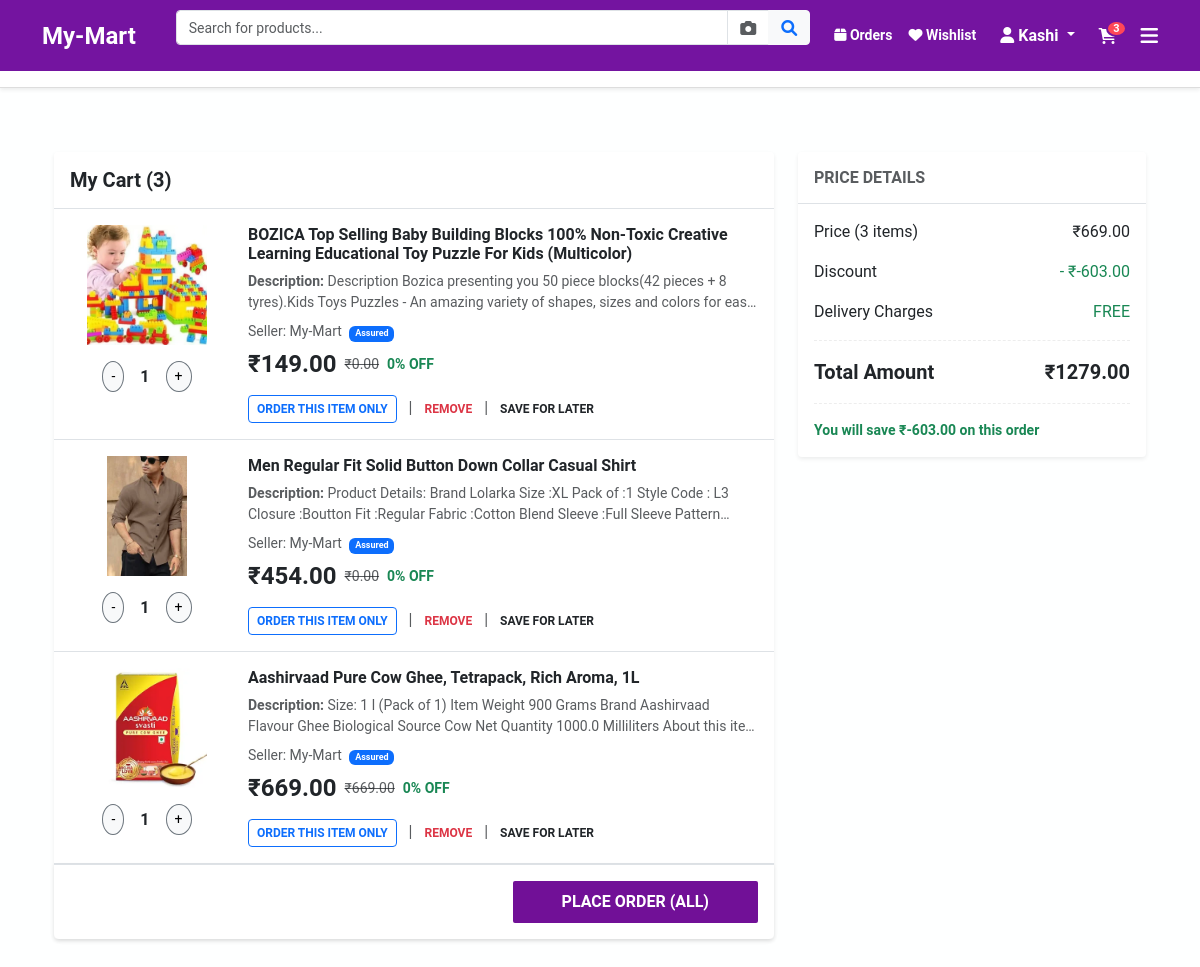
The app's page /cart/ (signed in) with its own data.
### collection/models.py (models this page shows, shortened)
class CartItem(models.Model):
    user = models.ForeignKey(User, on_delete=models.CASCADE)
    product = models.ForeignKey(Product, on_delete=models.CASCADE)
    quantity = models.PositiveIntegerField(default=1)

class Product(models.Model):
    category = models.ForeignKey('Category', on_delete=models.CASCADE, related_name='products')
    name = models.CharField(max_length=200)
    description = models.TextField()
    original_price = models.DecimalField(max_digits=10, decimal_places=2, default=0.00)
    selling_price = models.DecimalField(max_digits=10, decimal_places=2, default=0.00)
    price = models.DecimalField(max_digits=10, decimal_places=2, default=0.00)
    discount_price = models.DecimalField(max_digits=10, decimal_places=2, null=True, blank=True)
    image = models.ImageField(upload_to='products/')
    is_featured = models.BooleanField(default=False)
    stock = models.IntegerField(default=10)
    created_at = models.DateTimeField(auto_now_add=True)
    def get_discount_percent(self):
        if self.original_price > 0 and self.original_price > self.selling_price:
            discount = ((self.original_price - self.selling_price) / self.original_price) * 100
            return int(discount)
        return 0 # अगर डिस्काउंट नहीं है या कीमत 0 है तो 0 वापस करेगा

### collection/views.py (the view)
# urls.py: path('cart/', views.view_cart, name='view_cart'),
@login_required
def view_cart(request):
    items = CartItem.objects.filter(user=request.user)
    if not items.exists():
        return render(request, 'collection/cart.html', {'items': None})
    total_mrp = sum(item.product.original_price * item.quantity for item in items)
    total_selling_price = sum(item.product.selling_price * item.quantity for item in items)
    discount = total_mrp - total_selling_price
    platform_fee = 7
    final_amount = total_selling_price + platform_fee
    context = {
        'items': items,
        'total_mrp': total_mrp,
        'total_discount': discount,
        'total_amount': final_amount,
    }
    return render(request, 'collection/cart.html', context)

### collection/context_processors.py (called while the page is built)
def cart_count_processor(request):
    if request.user.is_authenticated:
        count = CartItem.objects.filter(user=request.user).count()
        return {'cart_count': count}
    return {'cart_count': 0}

### collection/templates/collection/cart.html (shortened to what this page needs)
<html>
{% extends 'collection/index.html' %}
{% block content %}
<div class="container py-5">
    <div class="row">
        {% if items %}
            <div class="col-md-8">
                <div class="card shadow-sm border-0 rounded-1">
                    <div class="card-header bg-white py-3 border-bottom">
                        <h5 class="mb-0 fw-bold">My Cart ({{ items.count }})</h5>
                    </div>
                    {% for item in items %}
                    <div class="card-body border-bottom item-row">
                        <div class="row">
                            <div class="col-md-3 text-center">
                                <img src="{{ item.product.image.url }}" class="img-fluid" style="max-height: 120px; object-fit: contain;">
                                <div class="mt-3 d-flex justify-content-center align-items-center">
                                    <a href="{% url 'decrease_quantity' item.id %}" class="btn btn-sm btn-light border-secondary rounded-circle">-</a>
                                    <span class="mx-3 fw-bold">{{ item.quantity }}</span>
                                    <a href="{% url 'increase_quantity' item.id %}" class="btn btn-sm btn-light border-secondary rounded-circle">+</a>
                                </div>
                            </div>
                            <div class="col-md-9">
                                <h5 class="fs-6 fw-bold">{{ item.product.name }}</h5>
                                <p class="text-muted small mb-2" style="display: -webkit-box; -webkit-line-clamp: 2; -webkit-box-orient: vertical; overflow: hidden;">
                                    <strong>Description:</strong> {{ item.product.description }}
                                </p>
                                <p class="text-muted small mb-1">Seller: My-Mart <span class="badge bg-primary ms-1" style="font-size: 9px;">Assured</span></p>
                                <div class="d-flex align-items-center gap-2 mt-2">
                                    <h4 class="mb-0 fw-bold">₹{{ item.product.selling_price }}</h4>
                                    <span class="text-muted text-decoration-line-through small">₹{{ item.product.original_price }}</span>
                                    <span class="text-success fw-bold small">
                                        {{ item.product.get_discount_percent }}% OFF
                                    </span>
                                </div>
                                <div class="mt-3">
                                    <a href="{% url 'checkout' %}?prod_id={{ item.product.id }}" class="btn btn-sm btn-outline-primary fw-bold text-uppercase" style="font-size: 12px;">
                                        Order this item only
                                    </a>
                                    <span class="mx-2 text-muted">|</span>
                                    <a href="{% url 'remove_from_cart' item.id %}" class="btn btn-sm p-0 text-uppercase fw-bold text-danger" style="font-size: 12px; border:none; background:none;">REMOVE</a>
                                    <span class="mx-2 text-muted">|</span>
                                    <button class="btn btn-sm p-0 text-uppercase fw-bold" style="font-size: 12px; border:none; background:none;">SAVE FOR LATER</button>
                                </div>
                            </div>
                        </div>
                    </div>
                    {% endfor %}
                    <div class="card-footer bg-white d-flex justify-content-end py-3 sticky-bottom border-top shadow-sm">
                        <a href="{% url 'checkout' %}" class="btn px-5 py-2 text-white fw-bold" style="background-color: #711097; border-radius: 2px;">PLACE ORDER (ALL)</a>
                    </div>
                </div>
            </div>
            <div class="col-md-4">
                <div class="card shadow-sm border-0 rounded-1">
                    <div class="card-header bg-white border-bottom py-3">
                        <h6 class="text-muted text-uppercase mb-0 fw-bold">Price Details</h6>
                    </div>
                    <div class="card-body">
                        <div class="d-flex justify-content-between mb-3">
                            <span>Price ({{ items.count }} items)</span>
                            <span>₹{{ total_mrp|floatformat:2 }}</span>
                        </div>
                        <div class="d-flex justify-content-between mb-3">
                            <span>Discount</span>
                            <span class="text-success">- ₹{{ total_discount|floatformat:2 }}</span>
                        </div>
                        <div class="d-flex justify-content-between mb-3">
                            <span>Delivery Charges</span>
                            <span class="text-success">FREE</span>
                        </div>
                        <hr style="border-top: 1px dashed #bbb;">
                        <div class="d-flex justify-content-between mb-3 fw-bold fs-5">
                            <span>Total Amount</span>
                            <span>₹{{ total_amount|floatformat:2 }}</span>
                        </div>
                        <hr style="border-top: 1px dashed #bbb;">
                        <p class="text-success mb-0 fw-bold small">You will save ₹{{ total_discount|floatformat:2 }} on this order</p>
                    </div>
                </div>
            </div>
        {% endif %}
    </div>
</div>
{% endblock %}

### collection/templates/collection/index.html (shortened to what this page needs)
<!DOCTYPE html>
<html lang="en">
<head>
    <link href="https://cdn.jsdelivr.net/npm/bootstrap@5.3.0/dist/css/bootstrap.min.css" rel="stylesheet">
    <link rel="stylesheet" href="https://cdnjs.cloudflare.com/ajax/libs/font-awesome/6.0.0/css/all.min.css">
    <link rel="stylesheet" href="https://cdnjs.cloudflare.com/ajax/libs/animate.css/4.1.1/animate.min.css"/>
</head>
<body>
    <nav class="navbar navbar-expand-lg navbar-dark sticky-top">
        <div class="container">
            <a class="navbar-brand fw-bold fs-4" href="{% url 'index' %}">My-Mart</a>
            <form id="searchForm" class="d-flex flex-grow-1 mx-2 mx-lg-4" method="POST" action="{% url 'index' %}" enctype="multipart/form-data">
                <div class="input-group">
                    <input class="form-control" name="search" type="search" placeholder="Search for products..." style="border-radius: 4px 0 0 4px; height: 35px; font-size: 14px;">
                    <span class="input-group-text bg-white" style="cursor: pointer;" onclick="document.getElementById('cameraInput').click();">
                        <i class="fas fa-camera text-muted"></i>
                    </span>
                    <button class="btn btn-light" type="submit" style="border-radius: 0 4px 4px 0; height: 35px;">
                        <i class="fa fa-search text-primary"></i>
                    </button>
                </div>
            </form>
            <div class="d-flex align-items-center gap-3 text-white">
                <div class="d-none d-lg-flex align-items-center gap-3 me-2">
                    <a href="{% url 'my_orders' %}" class="nav-link-custom"><i class="fas fa-box"></i> Orders</a>
                    <a href="{% url 'view_wishlist' %}" class="nav-link-custom"><i class="fas fa-heart"></i> Wishlist</a>
                </div>
                {% if user.is_authenticated %}
                <div class="dropdown me-2">
                    <span class="dropdown-toggle fw-bold text-white" style="cursor: pointer;" data-bs-toggle="dropdown">
                        <i class="fa fa-user me-1"></i>{{ user.username|capfirst }}
                    </span>
                </div>
                {% else %}
                <a href="{% url 'login' %}" class="btn btn-light text-primary fw-bold btn-sm px-4 shadow-sm">Login</a>
                <a href="{% url 'signup' %}" class="text-white text-decoration-none fw-bold small ms-2 me-2">Sign Up</a>
                {% endif %}
                <a href="{% url 'view_cart' %}" class="text-white text-decoration-none fw-bold d-flex align-items-center gap-1 me-2">
                    <div class="cart-wrapper">
                        <i class="fas fa-shopping-cart"></i>
                        <span class="cart-badge" id="cart-count">{{ cart_count }}</span>
                    </div>
                </a>
                <a href="javascript:void(0)" class="text-white" data-bs-toggle="offcanvas" data-bs-target="#filterMenu">
                    <i class="fas fa-bars fa-lg"></i>
                </a>
            </div>
        </div>
    </nav>
    <div class="category-container mb-3 shadow-sm">
        <div class="container">
            <div class="row text-center py-2 flex-nowrap overflow-auto">
            </div>
        </div>
    </div>
    <div class="container">
        {% block content %}{% endblock %}
    </div>
</body>
</html>

### collection/templates/collection/index.html (style rules this page uses)
body { background-color: #fefffff5; font-family: 'Roboto', sans-serif; }
.navbar { background-color: #7414a0; padding: 10px 0; }
.category-container { background: white; border-bottom: 1px solid #ddd; }
.cart-wrapper { position: relative; display: inline-block; }
.cart-badge { position: absolute; top: -8px; right: -10px; background-color: #ff4757; color: white; font-size: 11px; font-weight: bold; padding: 1px 5px; border-radius: 50%; border: 2px solid #7414a0; line-height: 1; }
.nav-link-custom { color: white !important; font-weight: bold; text-decoration: none; font-size: 14px; }

### records on screen
CartItem: product.image (picture), quantity "1", product.name "BOZICA Top Selling Baby Building Blocks 100% Non-Toxic Creative Learning Educational Toy Puzzle For Kids (Multicolor)", product.description "Description Bozica presenting you 50 piece blocks(42 pieces + 8 tyres).Kids Toys Puzzles - An amazing variety of shapes, sizes and colors for…", product.selling_price "149.00", product.original_price "0.00", product.get_discount_percent "0"
CartItem: product.image (picture), quantity "1", product.name "Men Regular Fit Solid Button Down Collar Casual Shirt", product.description "Product Details: Brand Lolarka Size :XL Pack of :1 Style Code : L3 Closure :Boutton Fit :Regular Fabric :Cotton Blend Sleeve :Full Sleeve…", product.selling_price "454.00", product.original_price "0.00", product.get_discount_percent "0"
CartItem: product.image (picture), quantity "1", product.name "Aashirvaad Pure Cow Ghee, Tetrapack, Rich Aroma, 1L", product.description "Size: 1 l (Pack of 1) Item Weight 900 Grams Brand Aashirvaad Flavour Ghee Biological Source Cow Net Quantity 1000.0 Milliliters About this…", product.selling_price "669.00", product.original_price "669.00", product.get_discount_percent "0"

### other values on screen
{{ user.username|capfirst }} "Kashi"
{{ cart_count }} "3"
{{ items.count }} "3"
{{ total_mrp|floatformat:2 }} "669.00"
{{ total_discount|floatformat:2 }} "-603.00"
{{ total_amount|floatformat:2 }} "1279.00"
